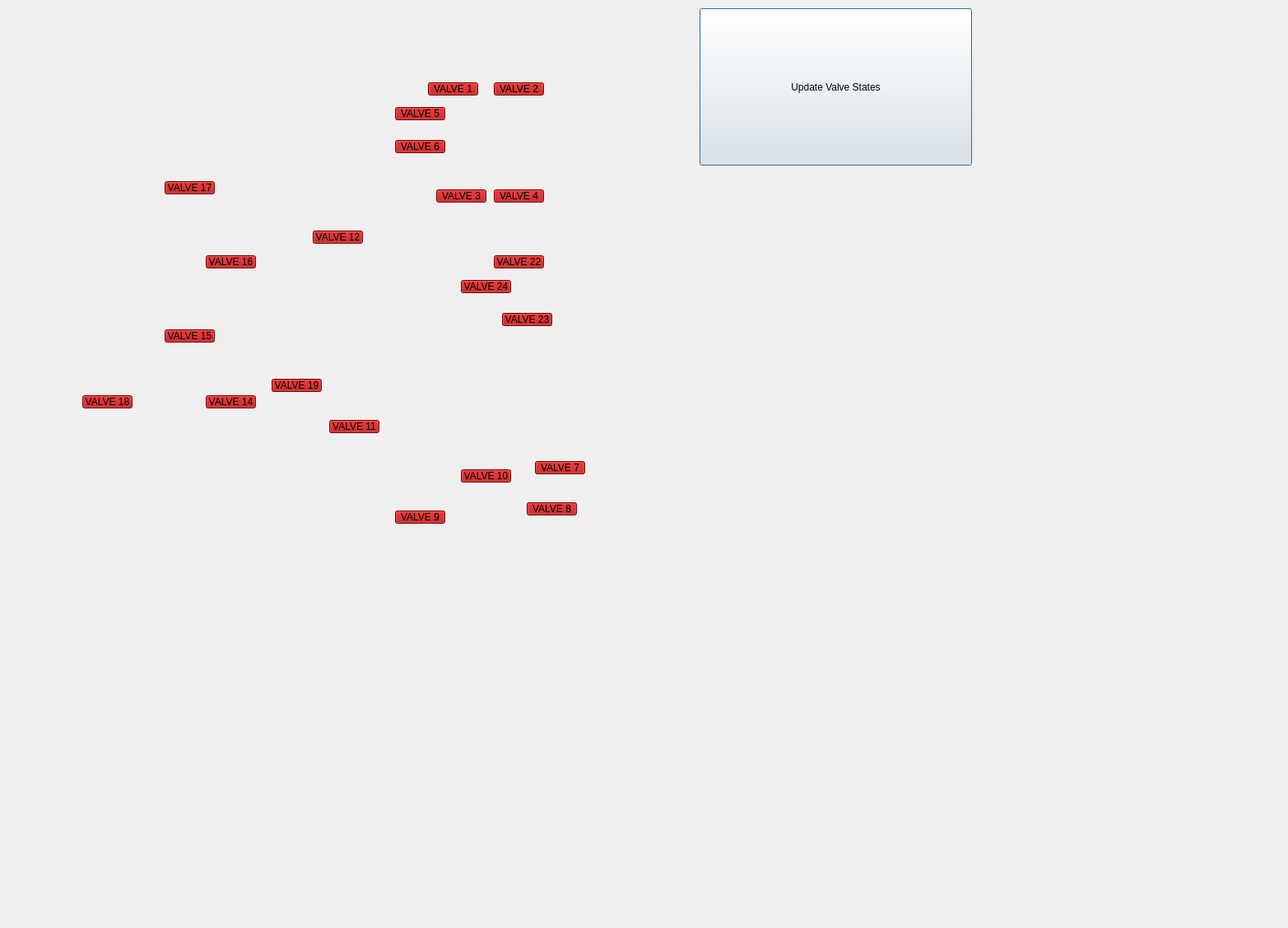
<?xml version="1.0" encoding="UTF-8"?>
<ui version="4.0">
 <class>Panel</class>
 <widget class="QWidget" name="Panel">
  <property name="geometry">
   <rect>
    <x>0</x>
    <y>0</y>
    <width>1565</width>
    <height>1127</height>
   </rect>
  </property>
  <property name="windowTitle">
   <string>Valves</string>
  </property>
  <widget class="QPushButton" name="V1">
   <property name="geometry">
    <rect>
     <x>520</x>
     <y>100</y>
     <width>61</width>
     <height>16</height>
    </rect>
   </property>
   <property name="styleSheet">
    <string notr="true">background-color: rgb(170, 0, 0);
alternate-background-color: rgb(0, 170, 0);</string>
   </property>
   <property name="text">
    <string>VALVE 1</string>
   </property>
   <property name="checkable">
    <bool>true</bool>
   </property>
   <property name="checked">
    <bool>false</bool>
   </property>
  </widget>
  <widget class="QPushButton" name="V2">
   <property name="geometry">
    <rect>
     <x>600</x>
     <y>100</y>
     <width>61</width>
     <height>16</height>
    </rect>
   </property>
   <property name="autoFillBackground">
    <bool>false</bool>
   </property>
   <property name="styleSheet">
    <string notr="true">background-color: rgb(170, 0, 0);
alternate-background-color: rgb(0, 170, 0);</string>
   </property>
   <property name="text">
    <string>VALVE 2</string>
   </property>
   <property name="checkable">
    <bool>true</bool>
   </property>
   <property name="checked">
    <bool>false</bool>
   </property>
  </widget>
  <widget class="QLabel" name="label">
   <property name="geometry">
    <rect>
     <x>0</x>
     <y>-120</y>
     <width>851</width>
     <height>911</height>
    </rect>
   </property>
   <property name="text">
    <string/>
   </property>
   <property name="pixmap">
    <pixmap>../../../../../Pictures/Saved Pictures/Screenshot 2022-03-07 143102.png</pixmap>
   </property>
  </widget>
  <widget class="QPushButton" name="V3">
   <property name="geometry">
    <rect>
     <x>530</x>
     <y>230</y>
     <width>61</width>
     <height>16</height>
    </rect>
   </property>
   <property name="styleSheet">
    <string notr="true">background-color: rgb(170, 0, 0);
alternate-background-color: rgb(0, 170, 0);</string>
   </property>
   <property name="text">
    <string>VALVE 3</string>
   </property>
   <property name="checkable">
    <bool>true</bool>
   </property>
   <property name="checked">
    <bool>false</bool>
   </property>
  </widget>
  <widget class="QPushButton" name="V4">
   <property name="geometry">
    <rect>
     <x>600</x>
     <y>230</y>
     <width>61</width>
     <height>16</height>
    </rect>
   </property>
   <property name="styleSheet">
    <string notr="true">background-color: rgb(170, 0, 0);
alternate-background-color: rgb(0, 170, 0);</string>
   </property>
   <property name="text">
    <string>VALVE 4</string>
   </property>
   <property name="checkable">
    <bool>true</bool>
   </property>
   <property name="checked">
    <bool>false</bool>
   </property>
  </widget>
  <widget class="QPushButton" name="V5">
   <property name="geometry">
    <rect>
     <x>480</x>
     <y>130</y>
     <width>61</width>
     <height>16</height>
    </rect>
   </property>
   <property name="styleSheet">
    <string notr="true">background-color: rgb(170, 0, 0);
alternate-background-color: rgb(0, 170, 0);</string>
   </property>
   <property name="text">
    <string>VALVE 5</string>
   </property>
   <property name="checkable">
    <bool>true</bool>
   </property>
   <property name="checked">
    <bool>false</bool>
   </property>
  </widget>
  <widget class="QPushButton" name="V6">
   <property name="geometry">
    <rect>
     <x>480</x>
     <y>170</y>
     <width>61</width>
     <height>16</height>
    </rect>
   </property>
   <property name="styleSheet">
    <string notr="true">background-color: rgb(170, 0, 0);
alternate-background-color: rgb(0, 170, 0);</string>
   </property>
   <property name="text">
    <string>VALVE 6</string>
   </property>
   <property name="checkable">
    <bool>true</bool>
   </property>
   <property name="checked">
    <bool>false</bool>
   </property>
  </widget>
  <widget class="QPushButton" name="V7">
   <property name="geometry">
    <rect>
     <x>650</x>
     <y>560</y>
     <width>61</width>
     <height>16</height>
    </rect>
   </property>
   <property name="styleSheet">
    <string notr="true">background-color: rgb(170, 0, 0);
alternate-background-color: rgb(0, 170, 0);</string>
   </property>
   <property name="text">
    <string>VALVE 7</string>
   </property>
   <property name="checkable">
    <bool>true</bool>
   </property>
   <property name="checked">
    <bool>false</bool>
   </property>
  </widget>
  <widget class="QPushButton" name="V9">
   <property name="geometry">
    <rect>
     <x>480</x>
     <y>620</y>
     <width>61</width>
     <height>16</height>
    </rect>
   </property>
   <property name="styleSheet">
    <string notr="true">background-color: rgb(170, 0, 0);
alternate-background-color: rgb(0, 170, 0);</string>
   </property>
   <property name="text">
    <string>VALVE 9</string>
   </property>
   <property name="checkable">
    <bool>true</bool>
   </property>
   <property name="checked">
    <bool>false</bool>
   </property>
  </widget>
  <widget class="QPushButton" name="V10">
   <property name="geometry">
    <rect>
     <x>560</x>
     <y>570</y>
     <width>61</width>
     <height>16</height>
    </rect>
   </property>
   <property name="styleSheet">
    <string notr="true">background-color: rgb(170, 0, 0);
alternate-background-color: rgb(0, 170, 0);</string>
   </property>
   <property name="text">
    <string>VALVE 10</string>
   </property>
   <property name="checkable">
    <bool>true</bool>
   </property>
   <property name="checked">
    <bool>false</bool>
   </property>
  </widget>
  <widget class="QPushButton" name="V11">
   <property name="geometry">
    <rect>
     <x>400</x>
     <y>510</y>
     <width>61</width>
     <height>16</height>
    </rect>
   </property>
   <property name="styleSheet">
    <string notr="true">background-color: rgb(170, 0, 0);
alternate-background-color: rgb(0, 170, 0);</string>
   </property>
   <property name="text">
    <string>VALVE 11</string>
   </property>
   <property name="checkable">
    <bool>true</bool>
   </property>
   <property name="checked">
    <bool>false</bool>
   </property>
  </widget>
  <widget class="QPushButton" name="V12">
   <property name="geometry">
    <rect>
     <x>380</x>
     <y>280</y>
     <width>61</width>
     <height>16</height>
    </rect>
   </property>
   <property name="styleSheet">
    <string notr="true">background-color: rgb(170, 0, 0);
alternate-background-color: rgb(0, 170, 0);</string>
   </property>
   <property name="text">
    <string>VALVE 12</string>
   </property>
   <property name="checkable">
    <bool>true</bool>
   </property>
   <property name="checked">
    <bool>false</bool>
   </property>
  </widget>
  <widget class="QPushButton" name="V14">
   <property name="geometry">
    <rect>
     <x>250</x>
     <y>480</y>
     <width>61</width>
     <height>16</height>
    </rect>
   </property>
   <property name="styleSheet">
    <string notr="true">background-color: rgb(170, 0, 0);
alternate-background-color: rgb(0, 170, 0);</string>
   </property>
   <property name="text">
    <string>VALVE 14</string>
   </property>
   <property name="checkable">
    <bool>true</bool>
   </property>
   <property name="checked">
    <bool>false</bool>
   </property>
  </widget>
  <widget class="QPushButton" name="V15">
   <property name="geometry">
    <rect>
     <x>200</x>
     <y>400</y>
     <width>61</width>
     <height>16</height>
    </rect>
   </property>
   <property name="styleSheet">
    <string notr="true">background-color: rgb(170, 0, 0);
alternate-background-color: rgb(0, 170, 0);</string>
   </property>
   <property name="text">
    <string>VALVE 15</string>
   </property>
   <property name="checkable">
    <bool>true</bool>
   </property>
   <property name="checked">
    <bool>false</bool>
   </property>
  </widget>
  <widget class="QPushButton" name="V16">
   <property name="geometry">
    <rect>
     <x>250</x>
     <y>310</y>
     <width>61</width>
     <height>16</height>
    </rect>
   </property>
   <property name="styleSheet">
    <string notr="true">background-color: rgb(170, 0, 0);
alternate-background-color: rgb(0, 170, 0);</string>
   </property>
   <property name="text">
    <string>VALVE 16</string>
   </property>
   <property name="checkable">
    <bool>true</bool>
   </property>
   <property name="checked">
    <bool>false</bool>
   </property>
  </widget>
  <widget class="QPushButton" name="V18">
   <property name="geometry">
    <rect>
     <x>100</x>
     <y>480</y>
     <width>61</width>
     <height>16</height>
    </rect>
   </property>
   <property name="styleSheet">
    <string notr="true">background-color: rgb(170, 0, 0);
alternate-background-color: rgb(0, 170, 0);</string>
   </property>
   <property name="text">
    <string>VALVE 18</string>
   </property>
   <property name="checkable">
    <bool>true</bool>
   </property>
   <property name="checked">
    <bool>false</bool>
   </property>
  </widget>
  <widget class="QPushButton" name="V19">
   <property name="geometry">
    <rect>
     <x>330</x>
     <y>460</y>
     <width>61</width>
     <height>16</height>
    </rect>
   </property>
   <property name="styleSheet">
    <string notr="true">background-color: rgb(170, 0, 0);
alternate-background-color: rgb(0, 170, 0);</string>
   </property>
   <property name="text">
    <string>VALVE 19</string>
   </property>
   <property name="checkable">
    <bool>true</bool>
   </property>
   <property name="checked">
    <bool>false</bool>
   </property>
  </widget>
  <widget class="QPushButton" name="V22">
   <property name="geometry">
    <rect>
     <x>600</x>
     <y>310</y>
     <width>61</width>
     <height>16</height>
    </rect>
   </property>
   <property name="styleSheet">
    <string notr="true">background-color: rgb(170, 0, 0);
alternate-background-color: rgb(0, 170, 0);</string>
   </property>
   <property name="text">
    <string>VALVE 22</string>
   </property>
   <property name="checkable">
    <bool>true</bool>
   </property>
   <property name="checked">
    <bool>false</bool>
   </property>
  </widget>
  <widget class="QPushButton" name="V23">
   <property name="geometry">
    <rect>
     <x>610</x>
     <y>380</y>
     <width>61</width>
     <height>16</height>
    </rect>
   </property>
   <property name="styleSheet">
    <string notr="true">background-color: rgb(170, 0, 0);
alternate-background-color: rgb(0, 170, 0);</string>
   </property>
   <property name="text">
    <string>VALVE 23</string>
   </property>
   <property name="checkable">
    <bool>true</bool>
   </property>
   <property name="checked">
    <bool>false</bool>
   </property>
  </widget>
  <widget class="QPushButton" name="V8">
   <property name="geometry">
    <rect>
     <x>640</x>
     <y>610</y>
     <width>61</width>
     <height>16</height>
    </rect>
   </property>
   <property name="styleSheet">
    <string notr="true">background-color: rgb(170, 0, 0);
alternate-background-color: rgb(0, 170, 0);</string>
   </property>
   <property name="text">
    <string>VALVE 8</string>
   </property>
   <property name="checkable">
    <bool>true</bool>
   </property>
   <property name="checked">
    <bool>false</bool>
   </property>
  </widget>
  <widget class="QPushButton" name="V24">
   <property name="geometry">
    <rect>
     <x>560</x>
     <y>340</y>
     <width>61</width>
     <height>16</height>
    </rect>
   </property>
   <property name="styleSheet">
    <string notr="true">background-color: rgb(170, 0, 0);
alternate-background-color: rgb(0, 170, 0);</string>
   </property>
   <property name="text">
    <string>VALVE 24</string>
   </property>
   <property name="checkable">
    <bool>true</bool>
   </property>
   <property name="checked">
    <bool>false</bool>
   </property>
  </widget>
  <widget class="QPushButton" name="V17">
   <property name="geometry">
    <rect>
     <x>200</x>
     <y>220</y>
     <width>61</width>
     <height>16</height>
    </rect>
   </property>
   <property name="styleSheet">
    <string notr="true">background-color: rgb(170, 0, 0);
alternate-background-color: rgb(0, 170, 0);</string>
   </property>
   <property name="text">
    <string>VALVE 17</string>
   </property>
   <property name="checkable">
    <bool>true</bool>
   </property>
   <property name="checked">
    <bool>false</bool>
   </property>
  </widget>
  <widget class="QPushButton" name="UpdateButton">
   <property name="geometry">
    <rect>
     <x>850</x>
     <y>10</y>
     <width>331</width>
     <height>191</height>
    </rect>
   </property>
   <property name="text">
    <string>Update Valve States</string>
   </property>
   <property name="default">
    <bool>true</bool>
   </property>
   <property name="flat">
    <bool>false</bool>
   </property>
  </widget>
  <zorder>label</zorder>
  <zorder>V1</zorder>
  <zorder>V2</zorder>
  <zorder>V3</zorder>
  <zorder>V4</zorder>
  <zorder>V5</zorder>
  <zorder>V6</zorder>
  <zorder>V7</zorder>
  <zorder>V9</zorder>
  <zorder>V10</zorder>
  <zorder>V11</zorder>
  <zorder>V12</zorder>
  <zorder>V14</zorder>
  <zorder>V15</zorder>
  <zorder>V16</zorder>
  <zorder>V18</zorder>
  <zorder>V19</zorder>
  <zorder>V22</zorder>
  <zorder>V23</zorder>
  <zorder>V8</zorder>
  <zorder>V24</zorder>
  <zorder>V17</zorder>
  <zorder>UpdateButton</zorder>
 </widget>
 <resources>
  <include location="image.qrc"/>
 </resources>
 <connections>
  <connection>
   <sender>V1</sender>
   <signal>clicked(bool)</signal>
   <receiver>Panel</receiver>
   <slot>check_state()</slot>
   <hints>
    <hint type="sourcelabel">
     <x>580</x>
     <y>115</y>
    </hint>
    <hint type="destinationlabel">
     <x>1330</x>
     <y>54</y>
    </hint>
   </hints>
  </connection>
  <connection>
   <sender>V2</sender>
   <signal>clicked(bool)</signal>
   <receiver>Panel</receiver>
   <slot>check_state()</slot>
   <hints>
    <hint type="sourcelabel">
     <x>660</x>
     <y>115</y>
    </hint>
    <hint type="destinationlabel">
     <x>1367</x>
     <y>99</y>
    </hint>
   </hints>
  </connection>
  <connection>
   <sender>V3</sender>
   <signal>clicked(bool)</signal>
   <receiver>Panel</receiver>
   <slot>check_state()</slot>
   <hints>
    <hint type="sourcelabel">
     <x>590</x>
     <y>245</y>
    </hint>
    <hint type="destinationlabel">
     <x>1370</x>
     <y>130</y>
    </hint>
   </hints>
  </connection>
  <connection>
   <sender>V4</sender>
   <signal>clicked(bool)</signal>
   <receiver>Panel</receiver>
   <slot>check_state()</slot>
   <hints>
    <hint type="sourcelabel">
     <x>660</x>
     <y>245</y>
    </hint>
    <hint type="destinationlabel">
     <x>1376</x>
     <y>168</y>
    </hint>
   </hints>
  </connection>
  <connection>
   <sender>V5</sender>
   <signal>clicked(bool)</signal>
   <receiver>Panel</receiver>
   <slot>check_state()</slot>
   <hints>
    <hint type="sourcelabel">
     <x>540</x>
     <y>145</y>
    </hint>
    <hint type="destinationlabel">
     <x>45</x>
     <y>243</y>
    </hint>
   </hints>
  </connection>
  <connection>
   <sender>V6</sender>
   <signal>clicked(bool)</signal>
   <receiver>Panel</receiver>
   <slot>check_state()</slot>
   <hints>
    <hint type="sourcelabel">
     <x>540</x>
     <y>185</y>
    </hint>
    <hint type="destinationlabel">
     <x>38</x>
     <y>284</y>
    </hint>
   </hints>
  </connection>
  <connection>
   <sender>V7</sender>
   <signal>clicked(bool)</signal>
   <receiver>Panel</receiver>
   <slot>check_state()</slot>
   <hints>
    <hint type="sourcelabel">
     <x>710</x>
     <y>575</y>
    </hint>
    <hint type="destinationlabel">
     <x>30</x>
     <y>328</y>
    </hint>
   </hints>
  </connection>
  <connection>
   <sender>V10</sender>
   <signal>clicked(bool)</signal>
   <receiver>Panel</receiver>
   <slot>check_state()</slot>
   <hints>
    <hint type="sourcelabel">
     <x>620</x>
     <y>585</y>
    </hint>
    <hint type="destinationlabel">
     <x>1390</x>
     <y>322</y>
    </hint>
   </hints>
  </connection>
  <connection>
   <sender>V9</sender>
   <signal>clicked(bool)</signal>
   <receiver>Panel</receiver>
   <slot>check_state()</slot>
   <hints>
    <hint type="sourcelabel">
     <x>540</x>
     <y>635</y>
    </hint>
    <hint type="destinationlabel">
     <x>1388</x>
     <y>367</y>
    </hint>
   </hints>
  </connection>
  <connection>
   <sender>V11</sender>
   <signal>clicked(bool)</signal>
   <receiver>Panel</receiver>
   <slot>check_state()</slot>
   <hints>
    <hint type="sourcelabel">
     <x>460</x>
     <y>525</y>
    </hint>
    <hint type="destinationlabel">
     <x>1395</x>
     <y>414</y>
    </hint>
   </hints>
  </connection>
  <connection>
   <sender>V12</sender>
   <signal>clicked(bool)</signal>
   <receiver>Panel</receiver>
   <slot>check_state()</slot>
   <hints>
    <hint type="sourcelabel">
     <x>440</x>
     <y>295</y>
    </hint>
    <hint type="destinationlabel">
     <x>1391</x>
     <y>469</y>
    </hint>
   </hints>
  </connection>
  <connection>
   <sender>V15</sender>
   <signal>clicked(bool)</signal>
   <receiver>Panel</receiver>
   <slot>check_state()</slot>
   <hints>
    <hint type="sourcelabel">
     <x>260</x>
     <y>415</y>
    </hint>
    <hint type="destinationlabel">
     <x>25</x>
     <y>364</y>
    </hint>
   </hints>
  </connection>
  <connection>
   <sender>V14</sender>
   <signal>clicked(bool)</signal>
   <receiver>Panel</receiver>
   <slot>check_state()</slot>
   <hints>
    <hint type="sourcelabel">
     <x>310</x>
     <y>495</y>
    </hint>
    <hint type="destinationlabel">
     <x>27</x>
     <y>411</y>
    </hint>
   </hints>
  </connection>
  <connection>
   <sender>V16</sender>
   <signal>clicked(bool)</signal>
   <receiver>Panel</receiver>
   <slot>check_state()</slot>
   <hints>
    <hint type="sourcelabel">
     <x>310</x>
     <y>325</y>
    </hint>
    <hint type="destinationlabel">
     <x>1382</x>
     <y>568</y>
    </hint>
   </hints>
  </connection>
  <connection>
   <sender>V22</sender>
   <signal>clicked(bool)</signal>
   <receiver>Panel</receiver>
   <slot>check_state()</slot>
   <hints>
    <hint type="sourcelabel">
     <x>660</x>
     <y>325</y>
    </hint>
    <hint type="destinationlabel">
     <x>1384</x>
     <y>613</y>
    </hint>
   </hints>
  </connection>
  <connection>
   <sender>V23</sender>
   <signal>clicked(bool)</signal>
   <receiver>Panel</receiver>
   <slot>check_state()</slot>
   <hints>
    <hint type="sourcelabel">
     <x>670</x>
     <y>395</y>
    </hint>
    <hint type="destinationlabel">
     <x>1382</x>
     <y>659</y>
    </hint>
   </hints>
  </connection>
  <connection>
   <sender>V19</sender>
   <signal>clicked(bool)</signal>
   <receiver>Panel</receiver>
   <slot>check_state()</slot>
   <hints>
    <hint type="sourcelabel">
     <x>390</x>
     <y>475</y>
    </hint>
    <hint type="destinationlabel">
     <x>32</x>
     <y>449</y>
    </hint>
   </hints>
  </connection>
  <connection>
   <sender>V18</sender>
   <signal>clicked(bool)</signal>
   <receiver>Panel</receiver>
   <slot>check_state()</slot>
   <hints>
    <hint type="sourcelabel">
     <x>160</x>
     <y>495</y>
    </hint>
    <hint type="destinationlabel">
     <x>29</x>
     <y>544</y>
    </hint>
   </hints>
  </connection>
  <connection>
   <sender>V8</sender>
   <signal>clicked(bool)</signal>
   <receiver>Panel</receiver>
   <slot>check_state()</slot>
   <hints>
    <hint type="sourcelabel">
     <x>700</x>
     <y>625</y>
    </hint>
    <hint type="destinationlabel">
     <x>1519</x>
     <y>1037</y>
    </hint>
   </hints>
  </connection>
  <connection>
   <sender>V24</sender>
   <signal>clicked(bool)</signal>
   <receiver>Panel</receiver>
   <slot>check_state()</slot>
   <hints>
    <hint type="sourcelabel">
     <x>620</x>
     <y>355</y>
    </hint>
    <hint type="destinationlabel">
     <x>1504</x>
     <y>715</y>
    </hint>
   </hints>
  </connection>
  <connection>
   <sender>V17</sender>
   <signal>clicked(bool)</signal>
   <receiver>Panel</receiver>
   <slot>check_state()</slot>
   <hints>
    <hint type="sourcelabel">
     <x>260</x>
     <y>235</y>
    </hint>
    <hint type="destinationlabel">
     <x>59</x>
     <y>605</y>
    </hint>
   </hints>
  </connection>
  <connection>
   <sender>UpdateButton</sender>
   <signal>clicked(bool)</signal>
   <receiver>Panel</receiver>
   <slot>change_valve_state_GUI()</slot>
   <hints>
    <hint type="sourcelabel">
     <x>936</x>
     <y>184</y>
    </hint>
    <hint type="destinationlabel">
     <x>933</x>
     <y>275</y>
    </hint>
   </hints>
  </connection>
 </connections>
 <slots>
  <slot>monitor()</slot>
  <slot>change_f()</slot>
  <slot>change_A()</slot>
  <slot>change_ph()</slot>
  <slot>update_timer_timeout()</slot>
  <slot>change_x()</slot>
  <slot>change_s()</slot>
  <slot>change_TC()</slot>
  <slot>change_filter()</slot>
  <slot>change_ref()</slot>
  <slot>change_y()</slot>
  <slot>check_state()</slot>
  <slot>change_valve_state_GUI()</slot>
 </slots>
</ui>
